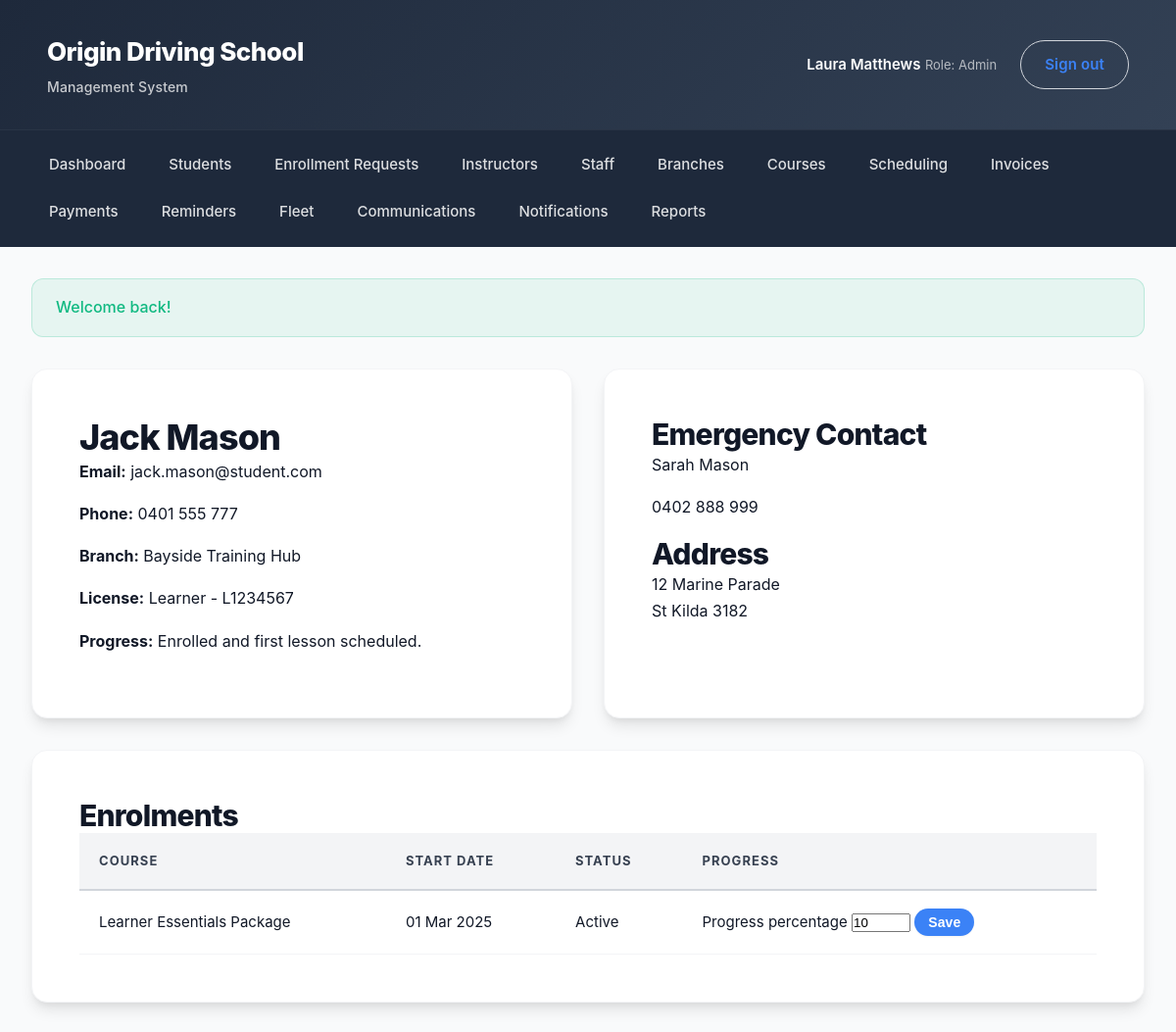
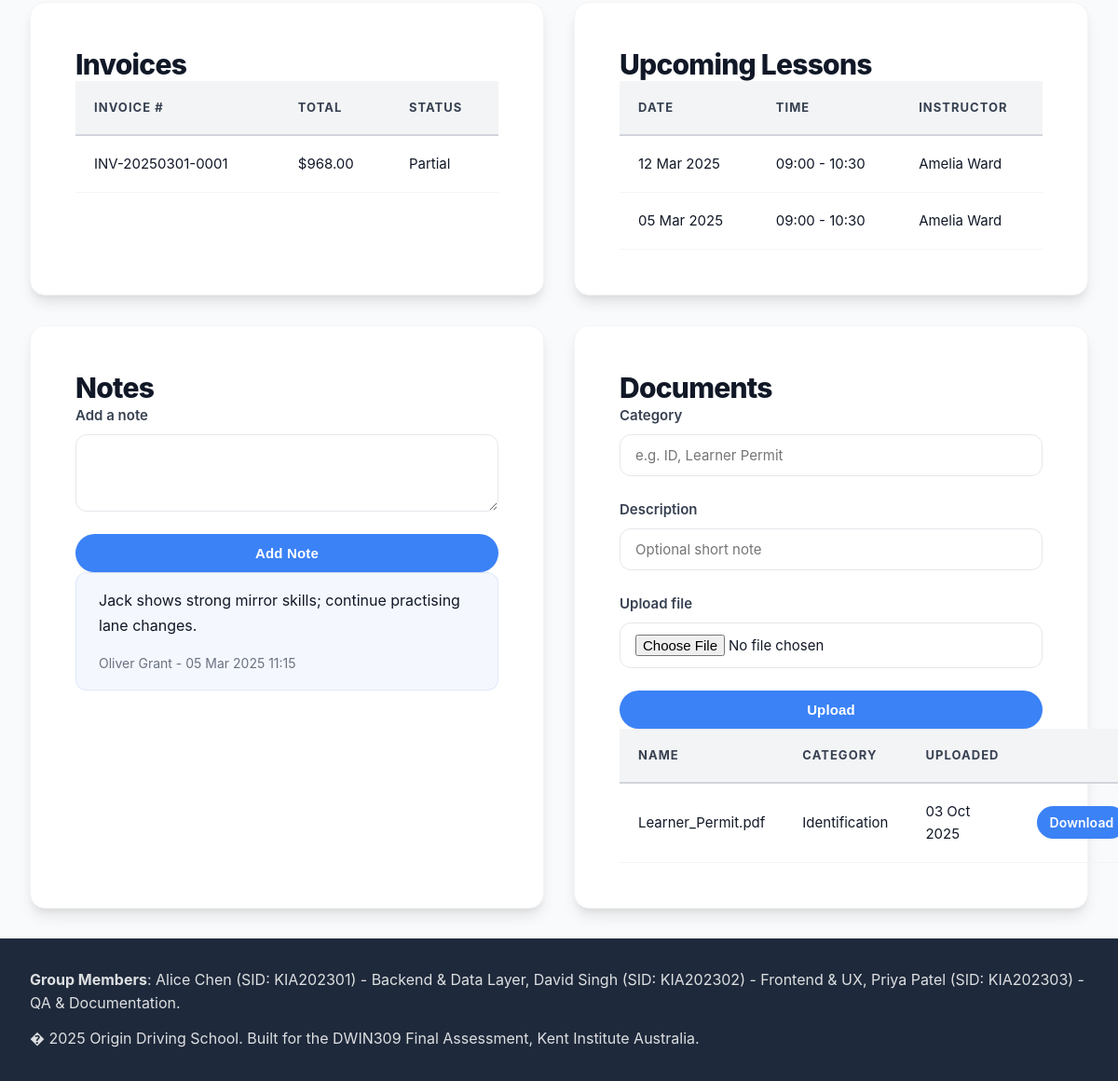
Page /index.php?page=students&action=view&id=1 (signed in) on the committed database (2 pictures, top to bottom).
### tables this page shows
CREATE TABLE students (
    id INT UNSIGNED AUTO_INCREMENT PRIMARY KEY,
    user_id INT UNSIGNED NOT NULL,
    branch_id INT UNSIGNED NULL,
    license_number VARCHAR(45) NULL,
    license_status VARCHAR(20) DEFAULT 'Learner',
    license_expiry DATE NULL,
    emergency_contact_name VARCHAR(120) NULL,
    emergency_contact_phone VARCHAR(32) NULL,
    address_line VARCHAR(160) NULL,
    city VARCHAR(80) NULL,
    postcode VARCHAR(12) NULL,
    progress_summary VARCHAR(255) NULL,
    created_at DATETIME DEFAULT CURRENT_TIMESTAMP,
    updated_at DATETIME DEFAULT CURRENT_TIMESTAMP ON UPDATE CURRENT_TIMESTAMP,
    CONSTRAINT fk_students_user FOREIGN KEY (user_id) REFERENCES users(id) ON DELETE CASCADE,
    CONSTRAINT fk_students_branch FOREIGN KEY (branch_id) REFERENCES branches(id) ON DELETE SET NULL
);

CREATE TABLE users (
    id INT UNSIGNED AUTO_INCREMENT PRIMARY KEY,
    role ENUM('admin','staff','instructor','student') NOT NULL,
    first_name VARCHAR(80) NOT NULL,
    last_name VARCHAR(80) NOT NULL,
    email VARCHAR(160) NOT NULL UNIQUE,
    phone VARCHAR(32) NULL,
    password_hash VARCHAR(255) NOT NULL,
    status ENUM('active','archived') NOT NULL DEFAULT 'active',
    branch_id INT UNSIGNED NULL,
    created_at DATETIME DEFAULT CURRENT_TIMESTAMP,
    updated_at DATETIME DEFAULT CURRENT_TIMESTAMP ON UPDATE CURRENT_TIMESTAMP,
    CONSTRAINT fk_users_branch FOREIGN KEY (branch_id) REFERENCES branches(id) ON DELETE SET NULL
);

CREATE TABLE branches (
    id INT UNSIGNED AUTO_INCREMENT PRIMARY KEY,
    name VARCHAR(120) NOT NULL,
    address VARCHAR(255) NULL,
    city VARCHAR(80) NULL,
    state VARCHAR(50) NULL,
    postcode VARCHAR(12) NULL,
    phone VARCHAR(32) NULL,
    email VARCHAR(160) NULL,
    manager_name VARCHAR(120) NULL,
    opening_hours VARCHAR(160) NULL,
    created_at DATETIME DEFAULT CURRENT_TIMESTAMP,
    updated_at DATETIME DEFAULT CURRENT_TIMESTAMP ON UPDATE CURRENT_TIMESTAMP
);

CREATE TABLE enrollments (
    id INT UNSIGNED AUTO_INCREMENT PRIMARY KEY,
    student_id INT UNSIGNED NOT NULL,
    course_id INT UNSIGNED NOT NULL,
    start_date DATE NOT NULL,
    status ENUM('active','in_progress','completed','cancelled') DEFAULT 'active',
    progress_percentage INT UNSIGNED DEFAULT 0,
    notes TEXT NULL,
    created_at DATETIME DEFAULT CURRENT_TIMESTAMP,
    updated_at DATETIME DEFAULT CURRENT_TIMESTAMP ON UPDATE CURRENT_TIMESTAMP,
    CONSTRAINT fk_enroll_student FOREIGN KEY (student_id) REFERENCES students(id) ON DELETE CASCADE,
    CONSTRAINT fk_enroll_course FOREIGN KEY (course_id) REFERENCES courses(id) ON DELETE CASCADE
);

CREATE TABLE courses (
    id INT UNSIGNED AUTO_INCREMENT PRIMARY KEY,
    title VARCHAR(160) NOT NULL,
    description TEXT NULL,
    price DECIMAL(10,2) NOT NULL,
    lesson_count INT UNSIGNED NOT NULL,
    category VARCHAR(80) NULL,
    status ENUM('active','inactive') DEFAULT 'active',
    created_at DATETIME DEFAULT CURRENT_TIMESTAMP,
    updated_at DATETIME DEFAULT CURRENT_TIMESTAMP ON UPDATE CURRENT_TIMESTAMP
);

CREATE TABLE invoices (
    id INT UNSIGNED AUTO_INCREMENT PRIMARY KEY,
    enrollment_id INT UNSIGNED NOT NULL,
    invoice_number VARCHAR(40) NOT NULL UNIQUE,
    issue_date DATE NOT NULL,
    due_date DATE NOT NULL,
    subtotal DECIMAL(10,2) NOT NULL,
    tax_amount DECIMAL(10,2) NOT NULL,
    total DECIMAL(10,2) NOT NULL,
    status ENUM('sent','partial','paid','overdue') DEFAULT 'sent',
    notes TEXT NULL,
    created_at DATETIME DEFAULT CURRENT_TIMESTAMP,
    updated_at DATETIME DEFAULT CURRENT_TIMESTAMP ON UPDATE CURRENT_TIMESTAMP,
    CONSTRAINT fk_invoice_enrollment FOREIGN KEY (enrollment_id) REFERENCES enrollments(id) ON DELETE CASCADE
);

CREATE TABLE schedules (
    id INT UNSIGNED AUTO_INCREMENT PRIMARY KEY,
    enrollment_id INT UNSIGNED NOT NULL,
    instructor_id INT UNSIGNED NOT NULL,
    vehicle_id INT UNSIGNED NULL,
    branch_id INT UNSIGNED NULL,
    event_type ENUM('lesson','exam','assessment') DEFAULT 'lesson',
    scheduled_date DATE NOT NULL,
    start_time TIME NOT NULL,
    end_time TIME NOT NULL,
    status ENUM('scheduled','completed','cancelled','not_completed') DEFAULT 'scheduled',
    student_rating TINYINT UNSIGNED NULL,
    student_feedback TEXT NULL,
    completion_marked_by INT UNSIGNED NULL,
    completion_marked_at DATETIME NULL,
    lesson_topic VARCHAR(160) NULL,
    notes TEXT NULL,
    reminder_sent TINYINT(1) DEFAULT 0,
    created_at DATETIME DEFAULT CURRENT_TIMESTAMP,
    updated_at DATETIME DEFAULT CURRENT_TIMESTAMP ON UPDATE CURRENT_TIMESTAMP,
    CONSTRAINT fk_schedule_enrollment FOREIGN KEY (enrollment_id) REFERENCES enrollments(id) ON DELETE CASCADE,
    CONSTRAINT fk_schedule_instructor FOREIGN KEY (instructor_id) REFERENCES instructors(id) ON DELETE CASCADE,
    CONSTRAINT fk_schedule_vehicle FOREIGN KEY (vehicle_id) REFERENCES vehicles(id) ON DELETE SET NULL,
    CONSTRAINT fk_schedule_branch FOREIGN KEY (branch_id) REFERENCES branches(id) ON DELETE SET NULL,
    CONSTRAINT fk_schedule_completed_by FOREIGN KEY (completion_marked_by) REFERENCES users(id) ON DELETE SET NULL,
    INDEX idx_schedule_date (scheduled_date),
    INDEX idx_schedule_instructor (instructor_id)
);

CREATE TABLE notes (
    id INT UNSIGNED AUTO_INCREMENT PRIMARY KEY,
    related_type ENUM('student','instructor','staff') NOT NULL,
    related_id INT UNSIGNED NOT NULL,
    author_user_id INT UNSIGNED NULL,
    content TEXT NOT NULL,
    created_at DATETIME DEFAULT CURRENT_TIMESTAMP,
    CONSTRAINT fk_note_author FOREIGN KEY (author_user_id) REFERENCES users(id) ON DELETE SET NULL
);

CREATE TABLE documents (
    id INT UNSIGNED AUTO_INCREMENT PRIMARY KEY,
    user_id INT UNSIGNED NOT NULL,
    file_name VARCHAR(160) NOT NULL,
    file_path VARCHAR(160) NOT NULL,
    mime_type VARCHAR(80) NULL,
    file_size INT UNSIGNED NULL,
    category VARCHAR(80) NULL,
    notes VARCHAR(160) NULL,
    created_at DATETIME DEFAULT CURRENT_TIMESTAMP,
    CONSTRAINT fk_document_user FOREIGN KEY (user_id) REFERENCES users(id) ON DELETE CASCADE
);

### app/Views/students/view.php (the view, shortened to what the rows shown need)
<?php
$canUpdateProgress = $canUpdateProgress ?? false;
$progressTokens = $progressTokens ?? [];
?>
<section class="grid two-column">
    <div class="card">
        <h1><?= e($student['first_name'] . ' ' . $student['last_name']); ?></h1>
        <p><strong>Email:</strong> <?= e($student['email']); ?></p>
        <p><strong>Phone:</strong> <?= e($student['phone']); ?></p>
        <p><strong>Branch:</strong> <?= e($student['branch_name']); ?></p>
        <p><strong>License:</strong> <?= e($student['license_status']); ?><?= $student['license_number'] ? ' - ' . e($student['license_number']) : ''; ?></p>
        <p><strong>Progress:</strong> <?= e($student['progress_summary']); ?></p>
    </div>
    <div class="card">
        <h2>Emergency Contact</h2>
        <p><?= e($student['emergency_contact_name'] ?? 'Not provided'); ?></p>
        <p><?= e($student['emergency_contact_phone'] ?? ''); ?></p>
        <h2>Address</h2>
        <p><?= e($student['address_line'] ?? ''); ?><br><?= e(($student['city'] ?? '') . ' ' . ($student['postcode'] ?? '')); ?></p>
    </div>
</section>
<section class="card">
    <h2>Enrolments</h2>
    <table class="table">
        <thead>
            <tr>
                <th>Course</th>
                <th>Start Date</th>
                <th>Status</th>
                <th>Progress</th>
            </tr>
        </thead>
        <tbody>
            <?php if (empty($enrollments)): ?>
                <tr><td colspan="4">No enrolments yet.</td></tr>
            <?php else: ?>
                <?php foreach ($enrollments as $enrollment): ?>
                    <tr>
                        <td><?= e($enrollment['course_title']); ?></td>
                        <td><?= e(date('d M Y', strtotime($enrollment['start_date']))); ?></td>
                        <td><?= e(ucfirst($enrollment['status'])); ?></td>
                        <td>
                            <?php if (!empty($canUpdateProgress) && !empty($progressTokens[$enrollment['id']] ?? null)): ?>
                                <form method="post" action="<?= route('students', 'progress', ['id' => $student['id'], 'enrollment' => $enrollment['id']]); ?>" class="inline-progress-form">
                                    <label class="visually-hidden" for="progress-<?= e($enrollment['id']); ?>">Progress percentage</label>
                                    <input id="progress-<?= e($enrollment['id']); ?>" class="progress-input" type="number" name="progress_percentage" min="0" max="100" value="<?= e((string) $enrollment['progress_percentage']); ?>">
                                    <button class="button button-small" type="submit">Save</button>
                                </form>
                            <?php else: ?>
                                <?= e($enrollment['progress_percentage']); ?>%
                            <?php endif; ?>
                        </td>
                    </tr>
                <?php endforeach; ?>
            <?php endif; ?>
        </tbody>
    </table>
</section>
<section class="grid two-column">
    <div class="card">
        <h2>Invoices</h2>
        <table class="table">
            <thead>
                <tr>
                    <th>Invoice #</th>
                    <th>Total</th>
                    <th>Status</th>
                </tr>
            </thead>
            <tbody>
                <?php if (empty($invoices)): ?>
                    <tr><td colspan="3">No invoices generated.</td></tr>
                <?php else: ?>
                    <?php foreach ($invoices as $invoice): ?>
                        <tr>
                            <td><?= e($invoice['invoice_number']); ?></td>
                            <td>$<?= e(number_format($invoice['total'], 2)); ?></td>
                            <td><?= e(ucfirst($invoice['status'])); ?></td>
                        </tr>
                    <?php endforeach; ?>
                <?php endif; ?>
            </tbody>
        </table>
    </div>
    <div class="card">
        <h2>Upcoming Lessons</h2>
        <table class="table">
            <thead>
                <tr>
                    <th>Date</th>
                    <th>Time</th>
                    <th>Instructor</th>
                </tr>
            </thead>
            <tbody>
                <?php if (empty($schedules)): ?>
                    <tr><td colspan="3">No lessons scheduled.</td></tr>
                <?php else: ?>
                    <?php foreach ($schedules as $schedule): ?>
                        <tr>
                            <td><?= e(date('d M Y', strtotime($schedule['scheduled_date']))); ?></td>
                            <td><?= e(substr($schedule['start_time'], 0, 5)); ?> - <?= e(substr($schedule['end_time'], 0, 5)); ?></td>
                            <td><?= e($schedule['instructor_name']); ?></td>
                        </tr>
                    <?php endforeach; ?>
                <?php endif; ?>
            </tbody>
        </table>
    </div>
</section>
<section class="grid two-column">
    <div class="card">
        <h2>Notes</h2>
        <ul class="note-list">
            <?php if (empty($notes)): ?>
                <li>No notes recorded.</li>
            <?php else: ?>
                <?php foreach ($notes as $note): ?>
                    <li>
                        <p><?= e($note['content']); ?></p>
                        <small><?= e($note['author_name']); ?> - <?= e(date('d M Y H:i', strtotime($note['created_at']))); ?></small>
                    </li>
                <?php endforeach; ?>
            <?php endif; ?>
        </ul>
    </div>
    <div class="card">
        <h2>Documents</h2>
        <table class="table">
            <thead>
                <tr>
                    <th>Name</th>
                    <th>Category</th>
                    <th>Uploaded</th>
                    <th></th>
                </tr>
            </thead>
            <tbody>
                <?php if (empty($documents)): ?>
                    <tr><td colspan="4">No documents uploaded.</td></tr>
                <?php else: ?>
                    <?php foreach ($documents as $doc): ?>
                        <tr>
                            <td><?= e($doc['file_name']); ?></td>
                            <td><?= e($doc['category']); ?></td>
                            <td><?= e(date('d M Y', strtotime($doc['created_at']))); ?></td>
                            <td>
                                <a class="button button-small" href="<?= route('documents', 'download', ['id' => $doc['id']]); ?>">Download</a>
                            </td>
                        </tr>
                    <?php endforeach; ?>
                <?php endif; ?>
            </tbody>
        </table>
    </div>
</section>

### rows in the picture
students: user.last_name "Jack Mason", user.email "jack.mason@student.com", user.phone "0401 555 777", branch.name "Bayside Training Hub", license_status "Learner", license_number "L1234567", progress_summary "Enrolled and first lesson scheduled.", emergency_contact_name "Sarah Mason", emergency_contact_phone "0402 888 999", address_line "12 Marine Parade", city+postcode "St Kilda 3182"
enrollments: course.title "Learner Essentials Package", start_date "01 Mar 2025", status "Active", progress_percentage "10"
invoices: invoice_number "INV-20250301-0001", total "968.00", status "Partial"
schedules: scheduled_date "12 Mar 2025", start_time "09:00", end_time "10:30", instructor_name "Amelia Ward"
schedules: scheduled_date "05 Mar 2025", start_time "09:00", end_time "10:30", instructor_name "Amelia Ward"
notes: content "Jack shows strong mirror skills; continue practising lane changes.", author_name "Oliver Grant", created_at "05 Mar 2025 11:15"
documents: file_name "Learner_Permit.pdf", category "Identification", created_at "03 Oct 2025"

### other values in the picture
$user['first_name'] . ' ' . $user['last_name'] "Laura Matthews"
$user['role'] "Admin"
$item['label'] "Dashboard"
$item['label'] "Students"
$item['label'] "Enrollment Requests"
$item['label'] "Instructors"
$item['label'] "Staff"
$item['label'] "Branches"
$item['label'] "Courses"
$item['label'] "Scheduling"
$item['label'] "Invoices"
$item['label'] "Payments"
$item['label'] "Reminders"
$item['label'] "Fleet"
$item['label'] "Communications"
